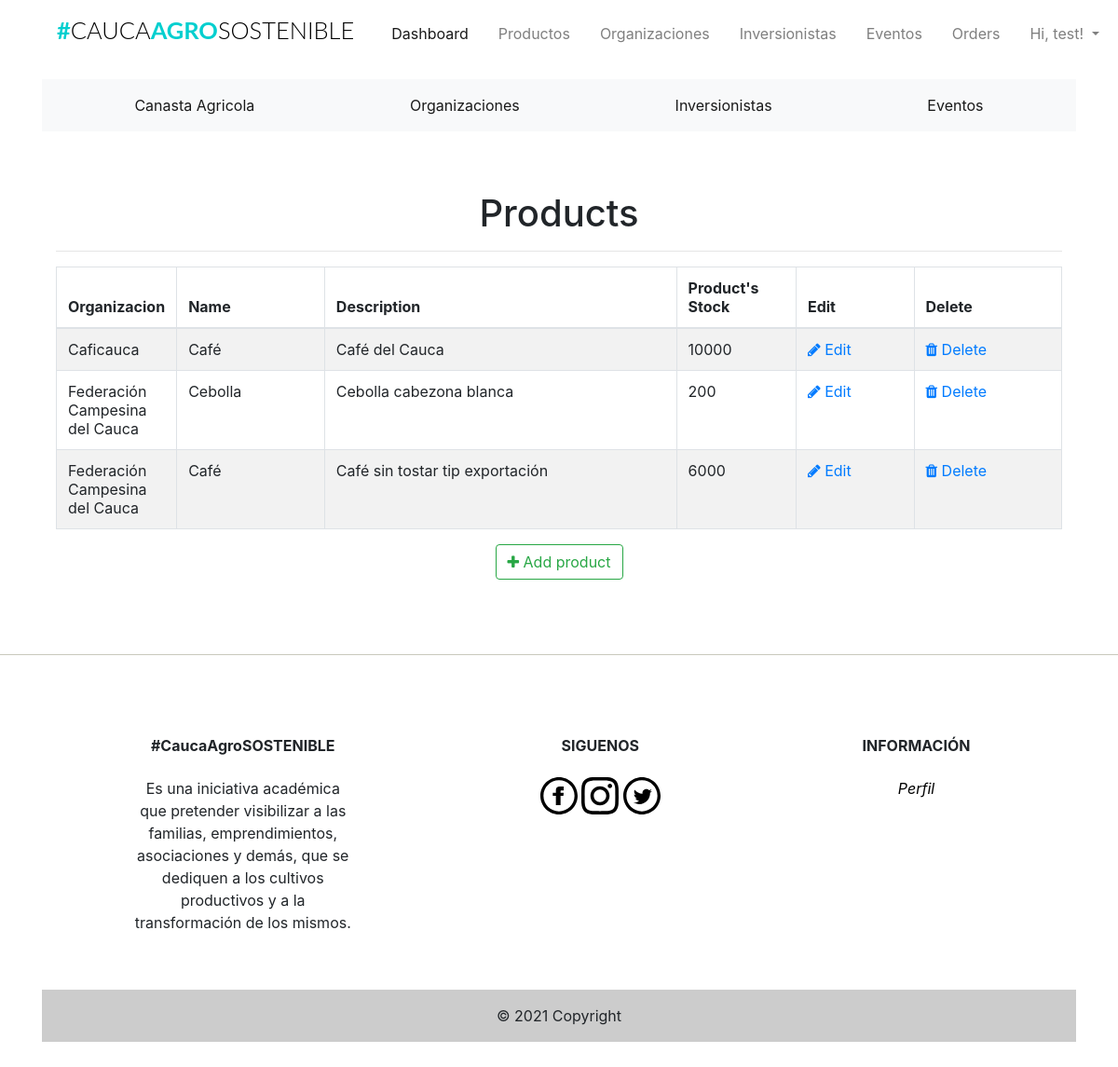
/admin/products (signed in), run on the app's committed database.
### app/models.py (models this page shows, shortened)
class Users(UserMixin, db.Model):
    __tablename__ = "users"
    id = db.Column(db.Integer, primary_key=True)
    firstname = db.Column(db.String(24), index=True)
    lastname = db.Column(db.String(24), index=True)
    email = db.Column(db.String(50), index=True, unique=True)
    password_hash = db.Column(db.String)
    phonenumber = db.Column(db.String(18), index=True, unique=True)
    is_admin = db.Column(db.Boolean, default=False)
    order = db.relationship("Orders", backref='ordered_products')
    kart = db.relationship('Kart', uselist=False, backref='user_kart')
    shipping_info = db.relationship(
        'ShippingInfo', backref='shipping', lazy='dynamic')

class Products(db.Model):
    __tablename__ = 'products'
    id = db.Column(db.Integer, primary_key=True)
    product_name = db.Column(db.String(100), index=True)
    product_price = db.Column(db.Integer, index=True)
    product_image = db.Column(db.String(120))
    product_description = db.Column(db.String(200))
    product_stock = db.Column(db.Integer)
    promotion_value = db.Column(db.Integer, index=True)
    organizacion_id = db.Column(db.Integer, db.ForeignKey('organizaciones.id'))
    order = db.relationship(
        'Orders', secondary=association_table, backref='my_orders', lazy='dynamic')

class Organizaciones(db.Model):
    __tablename__ = 'organizaciones'
    id = db.Column(db.Integer, primary_key=True)
    organizacion_name = db.Column(db.String(20), index=True)
    organizacion_image = db.Column(db.String(120))
    organizacion_location = db.Column(db.String(120))
    organizacion_phone = db.Column(db.String(15))
    product = db.relationship('Products', backref='products_organizaciones')

### app/admin/routes.py (the view)
@admin.route('/products', methods=['GET'])
@login_required
def list_products():
    check_admin()
    '''
	list all products
	'''
    products = Products.query.all()
    return render_template('admin/products/products.html', title='Products', products=products)

### app/admin/routes.py (called while the page is built)
def check_admin():
    if not current_user.is_admin:
        abort(403)

### app/models.py (called while the page is built)
@login_manager.user_loader
def load_user(id):
    return Users.query.get(int(id))

### app/templates/admin/products/products.html (shortened to what this page needs)
{% extends "base.html" %}
{% block head %}
<head>
    <link href="//maxcdn.bootstrapcdn.com/font-awesome/4.1.0/css/font-awesome.min.css" rel="stylesheet">
</head>
{% endblock head %}
{% block body %}
<div class="container">
  <div class="outer">
    <div class="middle">
      <div class="inner">
        <br/>
        <br/>
        <h1 style="text-align:center;">Products</h1>
        {% if products %}
          <hr class="intro-divider">
            <table class="table table-striped table-bordered">
              <thead>
                <tr>
                  <th width="10%"> Organizacion</th>
                  <th width="15%"> Name</th>
                  <th width="36%"> Description </th>
                  <th width="12%"> Product's Stock </th>
                  <th width="12%"> Edit </th>
                  <th width="15%"> Delete </th>
                </tr>
              </thead>
              <tbody>
              {% for product in products %}
                <tr>
                  <td>{{ product.products_organizaciones.organizacion_name}} </td>
                  <td> {{ product.product_name }} </td>
                  <td> {{ product.product_description }} </td>
                  <td>
                    {% if product %}
                      {{ product.product_stock }}
                    {% else %}
                      0
                    {% endif %}
                  </td>
                  <td>
                    <a href="{{ url_for('admin.edit_product', id=product.id) }}">
                      <i class="fa fa-pencil"></i> Edit
                    </a>
                  </td>
                  <td>
                    <a href="{{ url_for('admin.delete_product', id=product.id) }}">
                      <i class="fa fa-trash"></i> Delete
                    </a>
                  </td>
                </tr>
              {% endfor %}
              </tbody>
            </table>
          </div>
          <div style="text-align: center">
        {% else %}
          <div style="text-align: center">
            <h3> No Products have been added. </h3>
            <hr class="intro-divider">
        {% endif %}
          <a href="{{ url_for('admin.add_product') }}" class="btn btn-outline-success">
            <i class="fa fa-plus"></i>
            Add product
          </a>
        </div>
      </div>
    </div>
  </div>
{% endblock %}

### app/templates/navbar.html (shortened to what this page needs)
{% block navbar %}
<div class="container mt-1 mb-3">
  <nav class="navbar navbar-expand-lg navbar-light">
    <h1 class="brand_name">
      <a class="navbar-brand" href="{{ url_for('home.homepage') }}">#<span>CAUCA</span>AGRO<span>SOSTENIBLE</span></a>
    </h1>
    <div class="collapse navbar-collapse" id="navbarNav">
      <ul class="navbar-nav ml-auto mr-auto mt-2 mt-lg-0">
        {% if current_user.is_authenticated %}
        {% if current_user.is_admin %}
        <li class="nav-item ml-3">
          <a class="nav-link active" href="{{ url_for('home.admin_dashboard') }}">Dashboard</a>
        </li>
        <li class="nav-item ml-3">
          <a class="nav-link" href="{{ url_for('admin.list_products') }}">Productos</a>
        </li>
        <li class="nav-item ml-3">
          <a class="nav-link" href="{{ url_for('admin.list_organizaciones') }}">Organizaciones</a>
        </li>
        <li class="nav-item ml-3">
          <a class="nav-link" href="{{ url_for('admin.list_inversionistas') }}">Inversionistas</a>
        </li>
        <li class="nav-item ml-3">
          <a class="nav-link" href="{{ url_for('admin.list_eventos') }}">Eventos</a>
        </li>
        <li class="nav-item ml-3">
          <a class="nav-link" href="{{ url_for('admin.list_orders') }}">Orders</a>
        </li>
        {% else %}
        <li class="nav-item ml-3">
          <a class="nav-link" href="{{ url_for('users.cart') }}">Cart<span class="badge badge-light">{{ count
              }}</span></a>
        </li>
        {% endif %}
        <li class="nav-item dropdown ml-3">
          <a class="nav-link dropdown-toggle" data-toggle="dropdown" href="#" role="button" aria-haspopup="true"
            aria-expanded="false">
            Hi, {{ current_user.firstname }}!
          </a>
        </li>
        {% endif %}
      </ul>
    </div>
  </nav>
</div>
{% endblock %}

### app/static/css/st.css (style rules this page uses)
.brand_name .navbar-brand { font-size:1.59rem; text-transform: uppercase; font-family: 'Lato', sans-serif; font-weight: 700; color: #333; }
.brand_name >.navbar-brand { color:#01CFCF; text-decoration: none; }
.brand_name >.navbar-brand span { color: #000; font-weight: 300; }
.navbar-nav { width: 100%; align-items: flex-start; }

### data on the page
Users: firstname "test"
Products: products_organizaciones.organizacion_name "Caficauca", product_name "Café", product_description "Café del Cauca", product_stock "10000"
Products: products_organizaciones.organizacion_name "Federación Campesina del Cauca", product_name "Cebolla", product_description "Cebolla cabezona blanca", product_stock "200"
Products: products_organizaciones.organizacion_name "Federación Campesina del Cauca", product_name "Café", product_description "Café sin tostar tip exportación", product_stock "6000"
